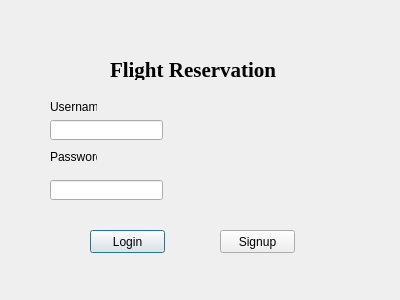
<?xml version="1.0" encoding="UTF-8"?>
<ui version="4.0">
 <class>FlightReservation</class>
 <widget class="QDialog" name="FlightReservation">
  <property name="geometry">
   <rect>
    <x>0</x>
    <y>0</y>
    <width>400</width>
    <height>300</height>
   </rect>
  </property>
  <property name="windowTitle">
   <string>Dialog</string>
  </property>
  <widget class="QPushButton" name="Login">
   <property name="geometry">
    <rect>
     <x>90</x>
     <y>230</y>
     <width>75</width>
     <height>23</height>
    </rect>
   </property>
   <property name="text">
    <string>Login</string>
   </property>
  </widget>
  <widget class="QPushButton" name="Signup">
   <property name="geometry">
    <rect>
     <x>220</x>
     <y>230</y>
     <width>75</width>
     <height>23</height>
    </rect>
   </property>
   <property name="text">
    <string>Signup</string>
   </property>
  </widget>
  <widget class="QLabel" name="titlelbl">
   <property name="geometry">
    <rect>
     <x>110</x>
     <y>60</y>
     <width>171</width>
     <height>20</height>
    </rect>
   </property>
   <property name="font">
    <font>
     <family>Times New Roman</family>
     <pointsize>16</pointsize>
     <weight>75</weight>
     <bold>true</bold>
    </font>
   </property>
   <property name="text">
    <string>Flight Reservation</string>
   </property>
  </widget>
  <widget class="QLabel" name="usernamelbl">
   <property name="geometry">
    <rect>
     <x>50</x>
     <y>100</y>
     <width>47</width>
     <height>13</height>
    </rect>
   </property>
   <property name="text">
    <string>Username</string>
   </property>
  </widget>
  <widget class="QLabel" name="lbl">
   <property name="geometry">
    <rect>
     <x>50</x>
     <y>150</y>
     <width>47</width>
     <height>13</height>
    </rect>
   </property>
   <property name="text">
    <string>Password</string>
   </property>
  </widget>
  <widget class="QLineEdit" name="usernaametext">
   <property name="geometry">
    <rect>
     <x>50</x>
     <y>120</y>
     <width>113</width>
     <height>20</height>
    </rect>
   </property>
  </widget>
  <widget class="QLineEdit" name="lineEdit_2">
   <property name="geometry">
    <rect>
     <x>50</x>
     <y>180</y>
     <width>113</width>
     <height>20</height>
    </rect>
   </property>
  </widget>
 </widget>
 <resources/>
 <connections/>
</ui>
